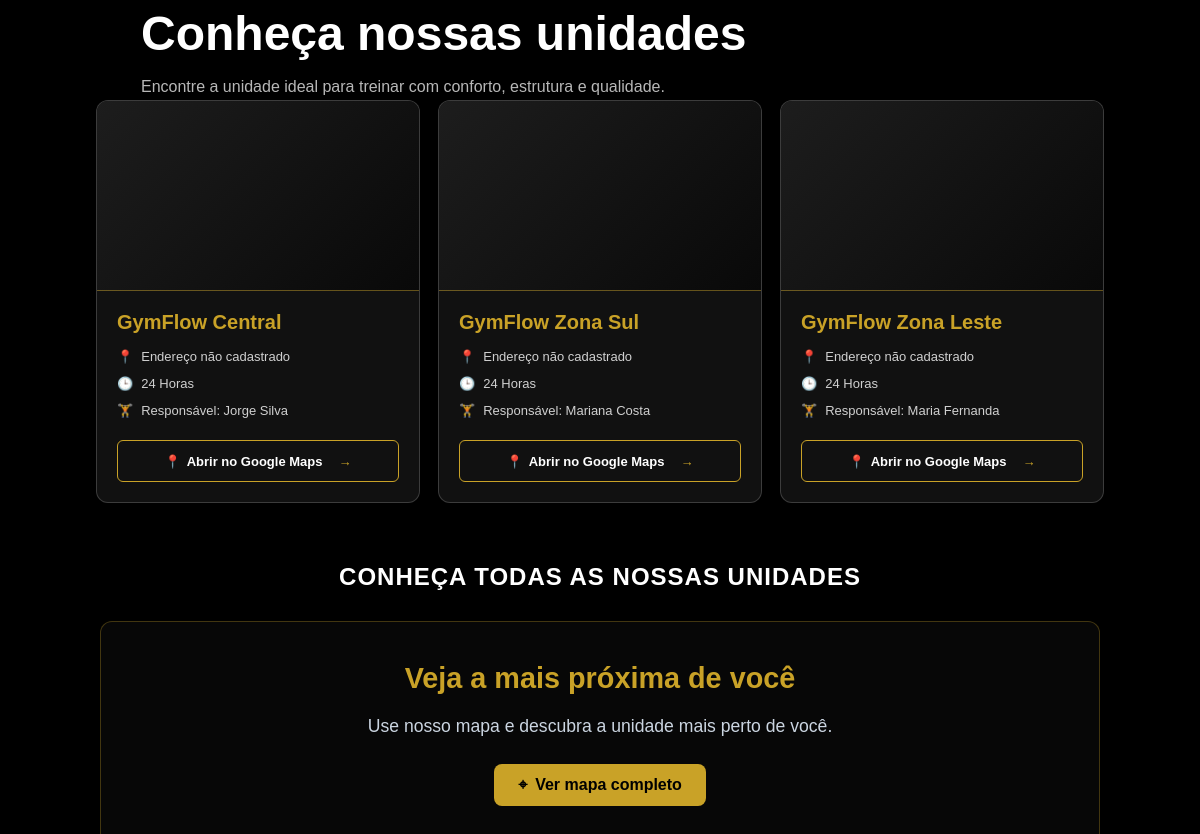
Before: / (middle part) with the older database file.
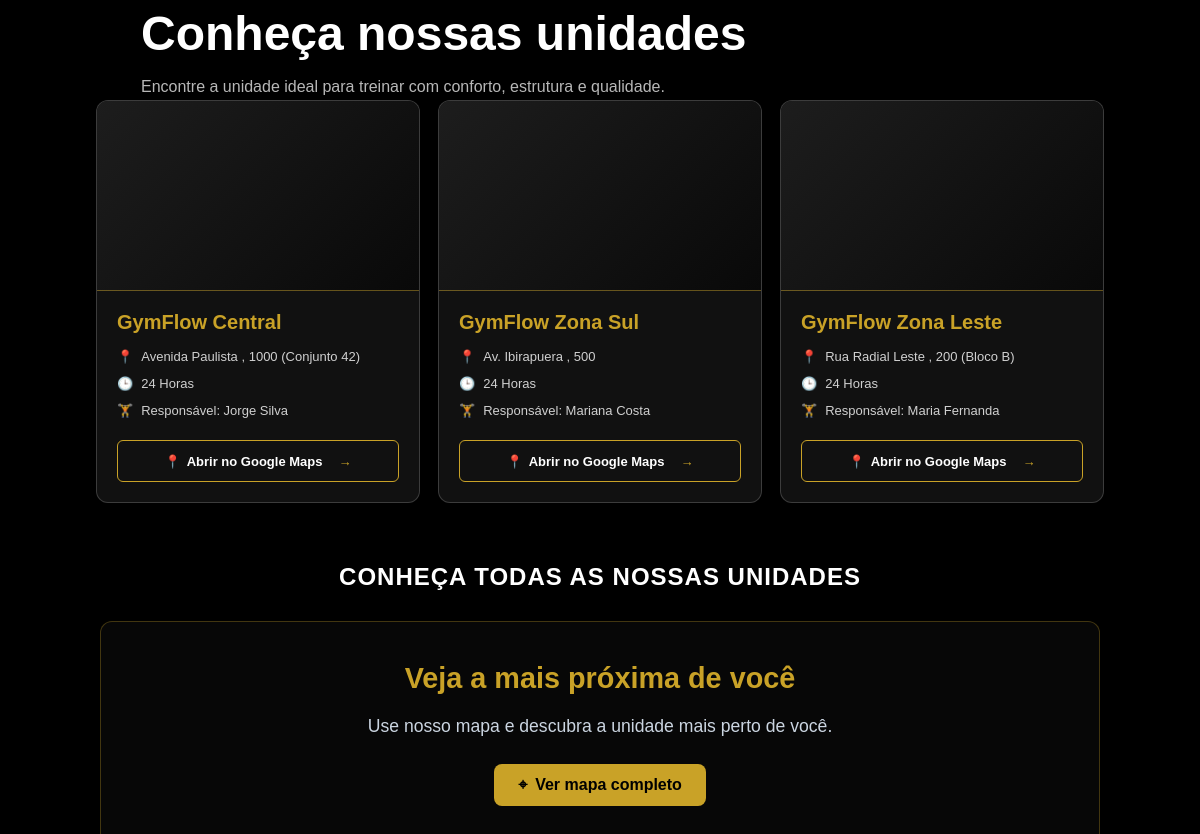
After: the same page with the newer database file.
### tables this page shows
CREATE TABLE filiais (
    id INT AUTO_INCREMENT PRIMARY KEY,
    company_id INT NOT NULL,
    nome VARCHAR(100) NOT NULL,
    cnpj VARCHAR(18) NOT NULL,
    telefone VARCHAR(15) NOT NULL,
    endereco TEXT NULL,
    numero VARCHAR(20) NULL,
    complemento VARCHAR(100) NULL,
    email VARCHAR(100) NULL,
    responsavel VARCHAR(100) NOT NULL,
    ativo BOOLEAN NOT NULL DEFAULT TRUE,
    latitude DECIMAL(10,8) DEFAULT NULL,
    longitude DECIMAL(11,8) DEFAULT NULL,
    CONSTRAINT uq_filiais_cnpj UNIQUE (company_id, cnpj),
    FOREIGN KEY (company_id) REFERENCES companies(id) ON DELETE CASCADE
);

### app/models/Portfolio.php (called while the page is built, shortened)
<?php
require_once __DIR__ . '/Database.php';
$operacao = $operacao ?? 'buscar_publico';
$company_id = (int) ($company_id ?? 1);
$configPadrao = [
    'app_name'             => 'GymCore',
    'theme_mode'           => 'dark',
    'primary_color'        => '#C9A227',
    'secondary_color'      => '#000000',
    'logo_url'             => '',
    'hero_title'           => 'Transforme seu corpo.',
    'hero_subtitle'        => '...',
    'hero_cta'             => 'Matricule-se',
    'about_text'           => '...',
    'about_image'          => '',
    'company_values'       => '',
    'company_competencies' => '',
    'contact_title'        => 'Entre em contato conosco',
    'contact_subtitle'     => 'Nossa equipe está pronta para ajudar você.',
    'contact_form_title'   => 'Ficaremos felizes em te atender!',
    'contact_email'        => 'contato@gymflow.com',
    'contact_phone'        => '(11) 98765-4321',
    'contact_hours'        => 'Segunda a sexta: 06h às 22h | Sábado: 08h às 18h | Domingo: 08h às 14h',
    'contact_image'        => '',
    'instagram_url'        => '',
    'facebook_url'         => '',
    'tiktok_url'           => '',
    'whatsapp_url'         => '',
    'feedback_title'       => 'Como foi sua experiência?',
    'feedback_subtitle'    => 'Envie seu feedback e nos ajude a melhorar sua experiência.',
    'feedback_image'       => '',
    'accepts_wellhub'      => 1,
    'wellhub_icon'         => '',
    'accepts_totalpass'    => 1,
    'totalpass_icon'       => ''
];
if ($operacao === 'buscar_publico' || $operacao === 'buscar') {
    try {
        $stmtFiliais = $pdo->prepare("
            SELECT
                f.*,
                pfi.image_url AS image_url
            FROM filiais f
            LEFT JOIN portfolio_filial_images pfi
                ON pfi.filial_id = f.id
                AND pfi.company_id = f.company_id
            WHERE f.company_id = ?
            AND f.ativo = 1
            ORDER BY f.id ASC
        ");
        $stmtFiliais->execute([$company_id]);
        $filiais = $stmtFiliais->fetchAll(PDO::FETCH_ASSOC) ?: [];
    } catch (Throwable $e) {
        $erroModel = $e->getMessage();
        $config = $configPadrao;
        $planos = [];
        $filiais = [];
        $modalidades = [];
        $slides = [];
        $feedbacks = [];
        $tituloPagina = 'GymCore';
    }
}

### index.php (the view, shortened to what the changed rows need)
<?php
require_once __DIR__ . '/config/sessao.php';
require_once __DIR__ . '/app/models/Portfolio.php';
include __DIR__ . '/app/views/shared/portfolio_header.php';
?>
<main>
<section id="unidades" class="portfolio-unidades">
    <div class="unidades-cabecalho">
        <h2>
            Conheça nossas unidades
        </h2>
    </div>
    <?php if (empty($filiais)): ?>
        <p class="mensagem-vazia">
            Nenhuma unidade cadastrada no momento.
        </p>
    <?php else: ?>
        <div class="unidades-grid">
            <?php foreach ($filiais as $filial): ?>
                <article class="unidade-card">
                    <div class="unidade-imagem">
                    </div>
                    <div class="unidade-conteudo">
                        <h3>
                            <?= htmlspecialchars($filial['nome'] ?? '') ?>
                        </h3>
                        <ul class="unidade-info">
                            <li>
                                <span>📍</span>
                                <span>
                                    <?= !empty($filial['endereco']) ? htmlspecialchars($filial['endereco']) : 'Endereço não cadastrado' ?>
                                    <?= !empty($filial['numero']) ? ', ' . htmlspecialchars($filial['numero']) : '' ?>
                                    <?= !empty($filial['complemento']) ? ' (' . htmlspecialchars($filial['complemento']) . ')' : '' ?>
                                </span>
                            </li>
                            <li>
                                <span>🕒</span>
                                <span>24 Horas</span>
                            </li>
                            <li>
                                <span>🏋</span>
                                <span>Responsável: <?= htmlspecialchars($filial['responsavel'] ?? '') ?></span>
                            </li>
                        </ul>
                        <a class="unidade-btn" href="https://www.google.com/maps/search/?api=1&query=<?= urlencode(($filial['latitude'] ?? '') . ',' . ($filial['longitude'] ?? '')) ?>" target="_blank" style="display: inline-flex; align-items: center; gap: 6px;">
                            <span aria-hidden="true">📍</span> Abrir no Google Maps
                        </a>
                    </div>
                </article>
            <?php endforeach; ?>
        </div>
    <?php endif; ?>
</section>
</main>
<?php include __DIR__ . '/app/views/shared/portfolio_footer.php'; ?>

Changed rows visible on the page:
changed filiais "GymFlow Central": endereco (not shown) → "Avenida Paulista"; numero (not shown) → "1000"; complemento (not shown) → "Conjunto 42"; no longer shows "Endereço não cadastrado"
changed filiais "GymFlow Zona Sul": endereco (not shown) → "Av. Ibirapuera"; numero (not shown) → "500"; no longer shows "Endereço não cadastrado"
changed filiais "GymFlow Zona Leste": endereco (not shown) → "Rua Radial Leste"; numero (not shown) → "200"; complemento (not shown) → "Bloco B"; no longer shows "Endereço não cadastrado"
